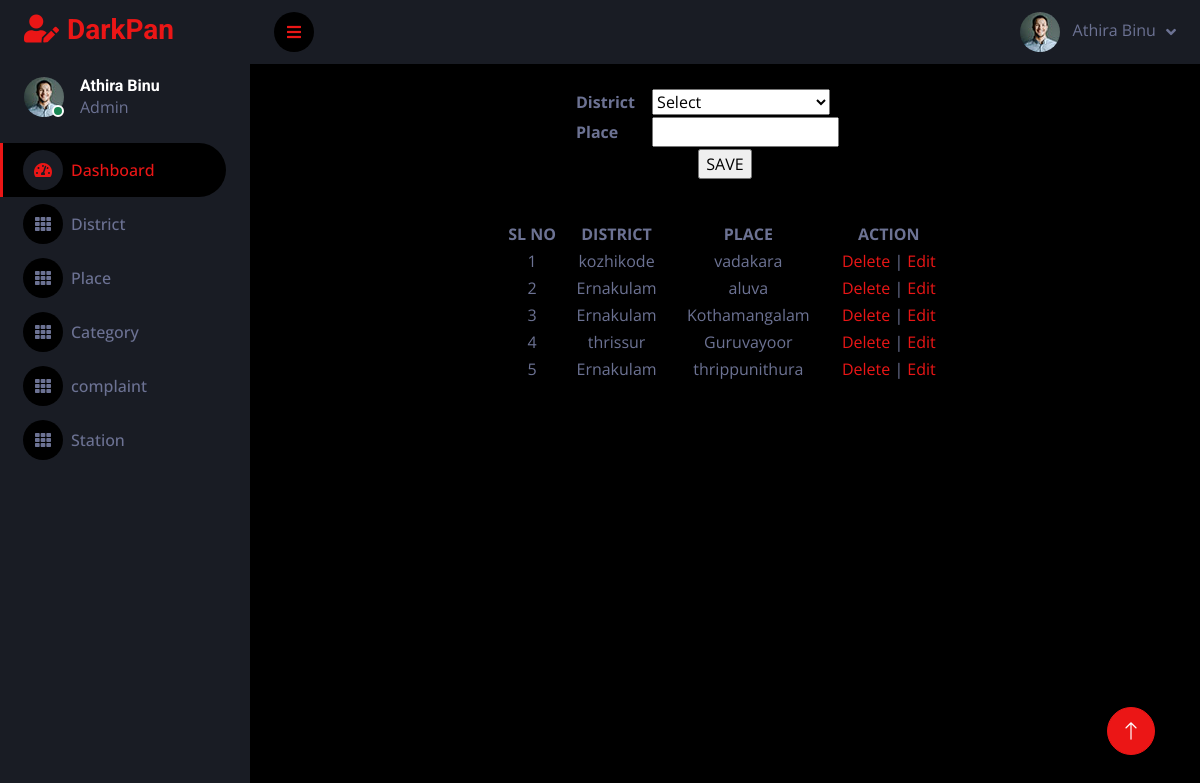
Page /PROJECT/Admin/Place.php on the committed database.
### tables this page shows
CREATE TABLE `tbl_place` (
  `place_id` int(11) NOT NULL,
  `place_name` varchar(30) NOT NULL,
  `district_id` int(11) NOT NULL
);

CREATE TABLE `tbl_district` (
  `district_id` int(11) NOT NULL,
  `district_name` varchar(30) NOT NULL
);

### PROJECT/Admin/Place.php (the view, shortened to what this page needs)
<?php
include('../Assets/Connection/Connection.php');
include("Head.php");
$place = "";
?>
<!DOCTYPE html PUBLIC "-//W3C//DTD XHTML 1.0 Transitional//EN" "http://www.w3.org/TR/xhtml1/DTD/xhtml1-transitional.dtd">
<html xmlns="http://www.w3.org/1999/xhtml">
<head>
</head>
<body>
<form id='Place' name='Place' method='post' action=''>
<table id='placeGetInfo' width='300' align='center' >
	<tr>
		<td><strong>District</strong></td>
		<td><label for="ddl_district"></label>
			<select name="ddl_district" id="ddl_district">
			<option value="">Select</option>
			</select>
		</td>
	</tr>
	<tr>
		<td><strong>Place</strong></td>
		<td><label for="place_txt"></label>
			<input type="text" name="txt_place" id="txt_place" value="<?php echo $place; ?>" /></td>
	</tr>
	<tr>
		<td colspan='2' align='center'>
			<input type='submit' name='btn_submit' id='btn_submit' value='SAVE' />
		</td>
	</tr>
</table>
<p>&nbsp;</p>
</form>
<table id='placeInfoTable' width='400' style='border-collapse: collapse; width: 50%' align='center'>
	<tr>
		<th>SL NO</th>
		<th>DISTRICT</th>
		<th>PLACE</th>
		<th>ACTION</th>
	</tr>
  <?php
	$selQry = "select p.place_id, p.place_name, d.district_name from tbl_place p inner join tbl_district d on p.district_id = d.district_id";
	$result = $con->query($selQry);
	$i = 0;
	while($row = $result->fetch_assoc()) {
		$i++;
		?>
		<tr>
			<td><?php echo $i; ?> </td>
			<td><?php echo $row["district_name"]; ?> </td>
			<td><?php echo $row["place_name"]; ?> </td>
			<td>
				<a href="Place.php?did=<?php echo $row["place_id"]; ?>">Delete</a> |
				<a href="Place.php?eid=<?php echo $row["place_id"]; ?>">Edit</a>
			</td>
		</tr>
		<?php
	}
	?>
</table>
</body>
</html>
<?php
            include("Foot.php");
            ?>

### PROJECT/Admin/Head.php (shortened to what this page needs)
<!DOCTYPE html>
<html lang="en">
<head>
    <link href="https://cdnjs.cloudflare.com/ajax/libs/font-awesome/5.10.0/css/all.min.css" rel="stylesheet">
    <link href="https://cdn.jsdelivr.net/npm/bootstrap-icons@1.4.1/font/bootstrap-icons.css" rel="stylesheet">
    <link href="../Assets/Templates/Admin/lib/owlcarousel/assets/owl.carousel.min.css" rel="stylesheet">
    <link href="../Assets/Templates/Admin/lib/tempusdominus/css/tempusdominus-bootstrap-4.min.css" rel="stylesheet" />
    <link href="../Assets/Templates/Admin/css/bootstrap.min.css" rel="stylesheet">
    <link href="../Assets/Templates/Admin/css/style.css" rel="stylesheet">
</head>
<body>
    <div class="container-fluid position-relative d-flex p-0">
        <div class="sidebar pe-4 pb-3">
            <nav class="navbar bg-secondary navbar-dark">
                <a href="index.html" class="navbar-brand mx-4 mb-3">
                    <h3 class="text-primary"><i class="fa fa-user-edit me-2"></i>DarkPan</h3>
                </a>
                <div class="d-flex align-items-center ms-4 mb-4">
                    <div class="position-relative">
                        <img class="rounded-circle" src="../Assets/Templates/Admin/img/user.jpg" alt="" style="width: 40px; height: 40px;">
                        <div class="bg-success rounded-circle border border-2 border-white position-absolute end-0 bottom-0 p-1"></div>
                    </div>
                    <div class="ms-3">
                        <h6 class="mb-0">Athira Binu</h6>
                        <span>Admin</span>
                    </div>
                </div>
                <div class="navbar-nav w-100">
                    <a href="Homepage.php" class="nav-item nav-link active"><i class="fa fa-tachometer-alt me-2"></i>Dashboard</a>
                    <a href="District.php" class="nav-item nav-link"><i class="fa fa-th me-2"></i>District</a>
                    <a href="Place.php" class="nav-item nav-link"><i class="fa fa-th me-2"></i>Place</a>
                    <a href="category.php" class="nav-item nav-link"><i class="fa fa-th me-2"></i>Category</a>
                    <a href="viewcomplaint.php" class="nav-item nav-link"><i class="fa fa-th me-2"></i>complaint</a>
                    <a href="station.php" class="nav-item nav-link"><i class="fa fa-th me-2"></i>Station</a>
                </div>
            </nav>
        </div>
        <div class="content">
            <nav class="navbar navbar-expand bg-secondary navbar-dark sticky-top px-4 py-0">
                <a href="#" class="sidebar-toggler flex-shrink-0">
                    <i class="fa fa-bars"></i>
                </a>
                <div class="navbar-nav align-items-center ms-auto">
                    <div class="nav-item dropdown">
                        <a href="#" class="nav-link dropdown-toggle" data-bs-toggle="dropdown">
                            <img class="rounded-circle me-lg-2" src="../Assets/Templates/Admin/img/user.jpg" alt="" style="width: 40px; height: 40px;">
                            <span class="d-none d-lg-inline-flex">Athira Binu</span>
                        </a>
                    </div>
                </div>
            </nav>
            <div class="container-fluid pt-4 px-4">

### PROJECT/Admin/Foot.php (shortened to what this page needs)
</div>
        </div>
        <a href="#" class="btn btn-lg btn-primary btn-lg-square back-to-top"><i class="bi bi-arrow-up"></i></a>
    </div>
</body>
</html>

### PROJECT/Assets/Templates/Admin/css/style.css (style rules this page uses)
:root { --primary: #EB1616; --secondary: #191C24; --light: #6C7293; --dark: #000000; }
.back-to-top { position: fixed; display: none; right: 45px; bottom: 45px; z-index: 99; }
.btn { transition: .5s; }
.btn-lg-square { width: 48px; height: 48px; }
.btn-square, .btn-sm-square, .btn-lg-square { padding: 0; display: inline-flex; align-items: center; justify-content: center; font-weight: normal; border-radius: 50px; }
.sidebar { position: fixed; top: 0; left: 0; bottom: 0; width: 250px; height: 100vh; overflow-y: auto; background: var(--secondary); transition: 0.5s; z-index: 999; }
.content { margin-left: 250px; min-height: 100vh; background: var(--dark); transition: 0.5s; }
@media (min-width: 992px) { .sidebar { margin-left: 0; } }
@media (min-width: 992px) { .content { width: calc(100% - 250px); } }
.sidebar .navbar .navbar-nav .nav-link { padding: 7px 20px; color: var(--light); font-weight: 500; border-left: 3px solid var(--secondary); border-radius: 0 30px 30px 0; outline: none; }
.sidebar .navbar .navbar-nav .nav-link:hover, .sidebar .navbar .navbar-nav .nav-link.active { color: var(--primary); background: var(--dark); border-color: var(--primary); }
.sidebar .navbar .navbar-nav .nav-link i { width: 40px; height: 40px; display: inline-flex; align-items: center; justify-content: center; background: var(--dark); border-radius: 40px; }
.sidebar .navbar .navbar-nav .nav-link:hover i, .sidebar .navbar .navbar-nav .nav-link.active i { background: var(--secondary); }
.content .navbar .navbar-nav .nav-link { margin-left: 25px; padding: 12px 0; color: var(--light); outline: none; }
.content .navbar .sidebar-toggler, .content .navbar .navbar-nav .nav-link i { width: 40px; height: 40px; display: inline-flex; align-items: center; justify-content: center; background: var(--dark); border-radius: 40px; }
.content .navbar .dropdown-toggle::after { margin-left: 6px; vertical-align: middle; border: none; content: "\f107"; font-family: "Font Awesome 5 Free"; font-weight: 900; transition: .5s; }

### PROJECT/Admin/Place.php (style rules this page uses)
#placeGetInfo { border-spacing: 0 10px; }
#placeInfoTable th, #placeInfoTable td { text-align: center; border: 1px solid black; }

### rows in the picture
tbl_place: district.district_name "kozhikode", place_name "vadakara"
tbl_place: district.district_name "Ernakulam", place_name "aluva"
tbl_place: district.district_name "Ernakulam", place_name "Kothamangalam"
tbl_place: district.district_name "thrissur", place_name "Guruvayoor"
tbl_place: district.district_name "Ernakulam", place_name "thrippunithura"
